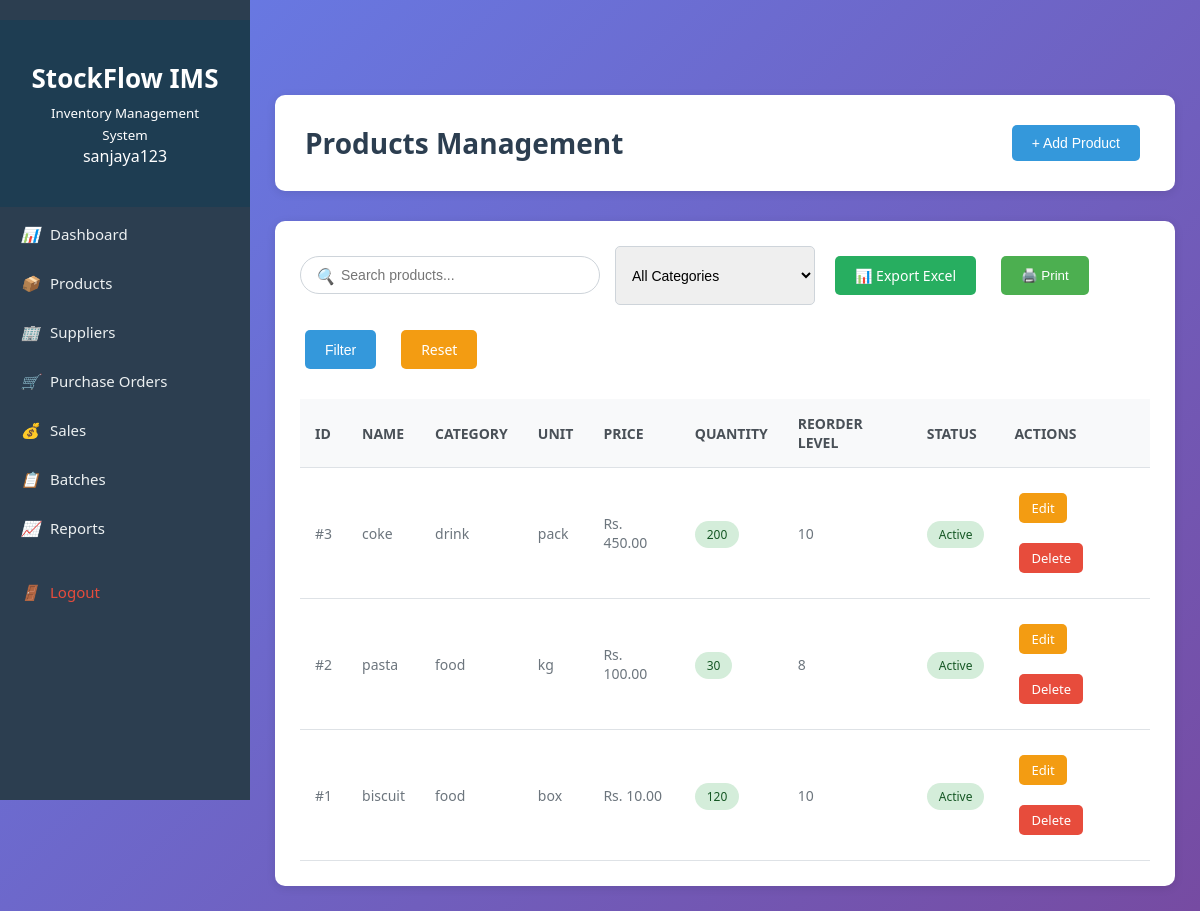
Page /products/products.php (signed in) on the committed database.
### tables this page shows
CREATE TABLE `product` (
  `product_id` int(11) NOT NULL,
  `product_name` varchar(100) NOT NULL,
  `product_category` varchar(50) NOT NULL,
  `unit` varchar(20) NOT NULL,
  `selling_price` decimal(10,2) NOT NULL,
  `reorder_level` int(11) NOT NULL,
  `status` varchar(20) NOT NULL,
  `quantity` int(11) DEFAULT 0
);

### config/db_config.php (called while the page is built, shortened)
<?php
function formatCurrency($amount) {
    return 'Rs. ' . number_format($amount, 2);
}

### products/products.php (the view, shortened to what this page needs)
<?php
require "../config/db_config.php";
$conn = getDBConnection();
$search = isset($_GET['search']) ? sanitizeInput($_GET['search']) : '';
$whereClause = "WHERE 1=1";
$productsQuery = "SELECT * FROM product $whereClause ORDER BY product_id DESC";
$products = $conn->query($productsQuery);
?>
<!DOCTYPE html>
<html lang="en">
<head>
    <link rel="stylesheet" href="../assets/style.css">
</head>
<body>
    <?php include '../includes/sidebar.php'; ?>
    <div class="main-content">
        <div class="header">
            <h1>Products Management</h1>
            <div class="header-actions">
                <button class="btn btn-primary" onclick="openModal()">+ Add Product</button>
            </div>
        </div>
        <div class="table-container">
            <form method="GET" action="products.php" style="display: flex; gap: 15px; margin-bottom: 20px; flex-wrap: wrap;">
                <div class="search-box">
                    <i>🔍</i>
                    <input type="text" name="search" placeholder="Search products..."
                           value="<?php echo htmlspecialchars($search); ?>">
                </div>
                <select name="category" class="form-control" style="width: 200px;">
                    <option value="">All Categories</option>
                </select>
                <a href="../export_excel.php" class="btn btn-success"> 📊 Export Excel</a>
                <button onclick="window.print()">🖨️ Print</button>
                <button type="submit" class="btn btn-primary">Filter</button>
                <a href="products.php" class="btn btn-warning">Reset</a>
            </form>
            <?php if ($products && $products->num_rows > 0): ?>
            <table>
                <thead>
                    <tr>
                        <th>ID</th>
                        <th>Name</th>
                        <th>Category</th>
                        <th>Unit</th>
                        <th>Price</th>
                        <th>Quantity</th>
                        <th>Reorder Level</th>
                        <th>Status</th>
                        <th>Actions</th>
                    </tr>
                </thead>
                <tbody>
                    <?php while ($product = $products->fetch_assoc()): ?>
                    <tr>
                        <td>#<?php echo $product['product_id']; ?></td>
                        <td><?php echo htmlspecialchars($product['product_name']); ?></td>
                        <td><?php echo htmlspecialchars($product['product_category']); ?></td>
                        <td><?php echo htmlspecialchars($product['unit']); ?></td>
                        <td><?php echo formatCurrency($product['selling_price']); ?></td>
                        <td>
                            <span class="badge badge-<?php echo $product['quantity'] < $product['reorder_level'] ? 'danger' : 'success'; ?>">
                                <?php echo $product['quantity']; ?>
                            </span>
                        </td>
                        <td><?php echo $product['reorder_level']; ?></td>
                        <td>
                            <span class="badge badge-<?php echo $product['status'] == 'active' ? 'success' : 'warning'; ?>">
                                <?php echo ucfirst($product['status']); ?>
                            </span>
                        </td>
                        <td>
                            <a href="products.php?edit=<?php echo $product['product_id']; ?>"
                               class="btn btn-warning btn-sm">Edit</a>
                            <a href="products.php?delete=<?php echo $product['product_id']; ?>"
                               class="btn btn-danger btn-sm"
                               onclick="return confirm('Are you sure you want to delete this product?')">Delete</a>
                        </td>
                    </tr>
                    <?php endwhile; ?>
                </tbody>
            </table>
            <?php else: ?>
            <p style="text-align: center; color: #6c757d; padding: 20px;">No products found.</p>
            <?php endif; ?>
        </div>
    </div>
</body>
</html>

### assets/style.css (style rules this page uses)
:root { --login-primary: #2c3e50; --login-secondary: #3498db; }
body { font-family: Arial, sans-serif; background-color: #f1f1f1; text-align: center; padding-top: 50px; }
input[type="text"], input[type="email"], input[type="password"] { padding: 10px; margin: 10px 0; border-radius: 0px; border: 1px solid #ccc; }
button, .btn { padding: 10px 20px; margin: 10px 5px; background-color: #4CAF50; border: none; color: white; border-radius: 5px; cursor: pointer; text-decoration: none; }
* { margin: 0; padding: 0; box-sizing: border-box; }
body { font-family: 'Segoe UI', Tahoma, Geneva, Verdana, sans-serif; background: linear-gradient(135deg, #667eea 0%, #764ba2 100%); min-height: 100vh; color: #333; }
.main-content { margin-left: 250px; padding: 25px; min-height: 100vh; padding-top: 45px; }
.header { background: white; padding: 20px 30px; border-radius: 10px; box-shadow: 0 2px 10px rgba(0, 0, 0, 0.1); margin-bottom: 30px; display: flex; justify-content: space-between; align-items: center; }
.header h1 { color: #2c3e50; font-size: 28px; }
.header-actions { display: flex; gap: 15px; align-items: center; }
.table-container { background: white; padding: 25px; border-radius: 10px; box-shadow: 0 2px 10px rgba(0, 0, 0, 0.1); overflow-x: auto; }
table { width: 100%; border-collapse: collapse; }
thead { background: #f8f9fa; }
th, td { padding: 15px; text-align: left; border-bottom: 1px solid #dee2e6; }
th { font-weight: 600; color: #495057; font-size: 14px; text-transform: uppercase; }
td { color: #6c757d; font-size: 14px; }
.btn { padding: 10px 20px; border: none; border-radius: 5px; cursor: pointer; font-size: 14px; font-weight: 500; text-decoration: none; display: inline-block; transition: all 0.3s; }
.btn-primary { background: #3498db; color: white; }
.btn-success { background: #27ae60; color: white; }
.btn-danger { background: #e74c3c; color: white; }
.btn-warning { background: #f39c12; color: white; }
.btn-sm { padding: 6px 12px; font-size: 13px; }
.form-control { width: 100%; padding: 12px; border: 1px solid #ced4da; border-radius: 5px; font-size: 14px; transition: border-color 0.3s; }
select.form-control { cursor: pointer; }
.badge { padding: 5px 12px; border-radius: 15px; font-size: 12px; font-weight: 500; }
.badge-success { background: #d4edda; color: #155724; }
.search-box { position: relative; width: 300px; }
.search-box input { width: 100%; padding: 10px 15px 10px 40px; border: 1px solid #ced4da; border-radius: 25px; font-size: 14px; }
.search-box i { position: absolute; left: 15px; top: 50%; transform: translateY(-50%); color: #6c757d; }

### rows in the picture
product: product_id "3", product_name "coke", product_category "drink", unit "pack", selling_price "Rs. 450.00", quantity "200", reorder_level "10", status "Active"
product: product_id "2", product_name "pasta", product_category "food", unit "kg", selling_price "Rs. 100.00", quantity "30", reorder_level "8", status "Active"
product: product_id "1", product_name "biscuit", product_category "food", unit "box", selling_price "Rs. 10.00", quantity "120", reorder_level "10", status "Active"

### other values in the picture
$_SESSION['username'] "sanjaya123"
